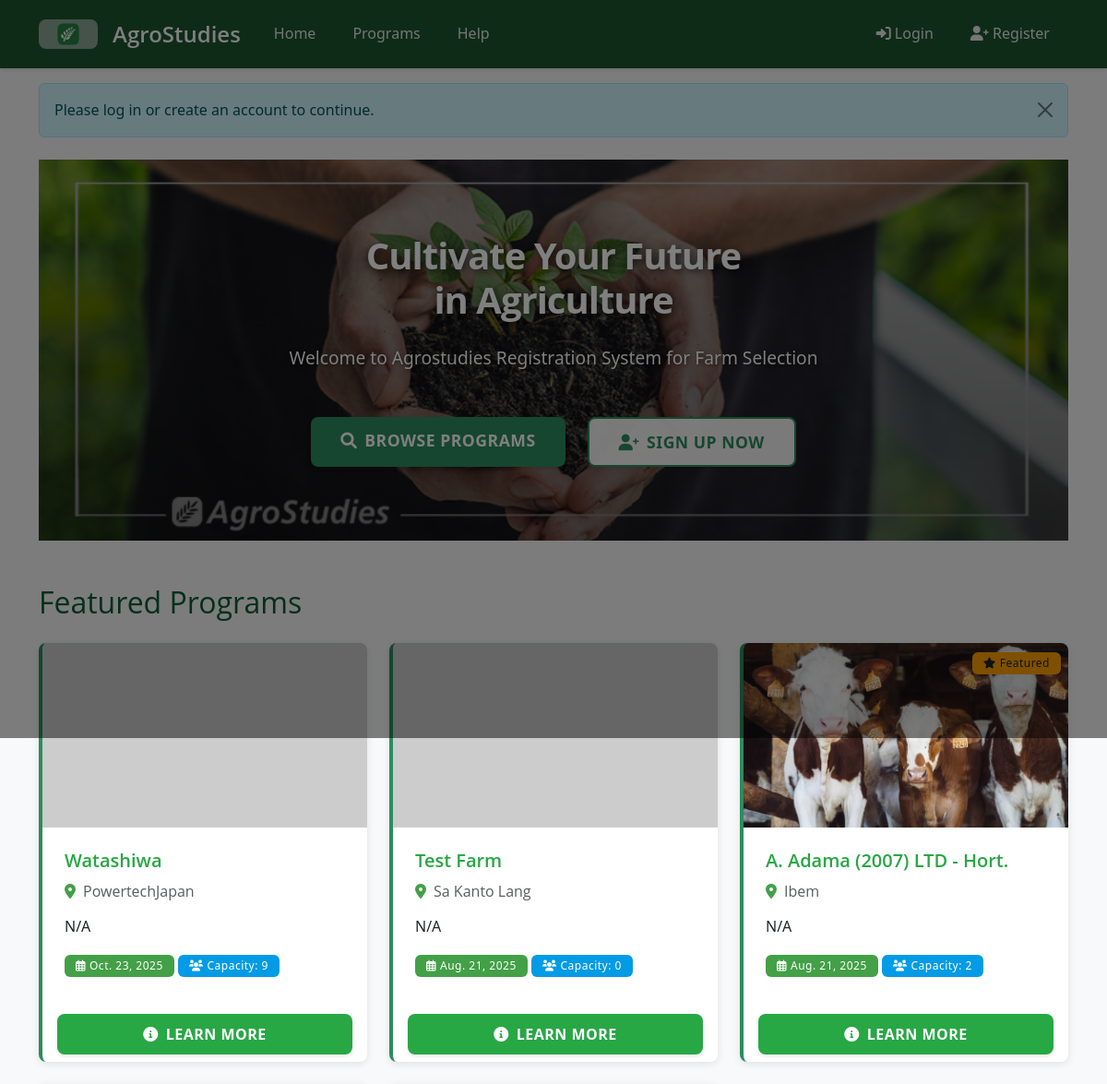
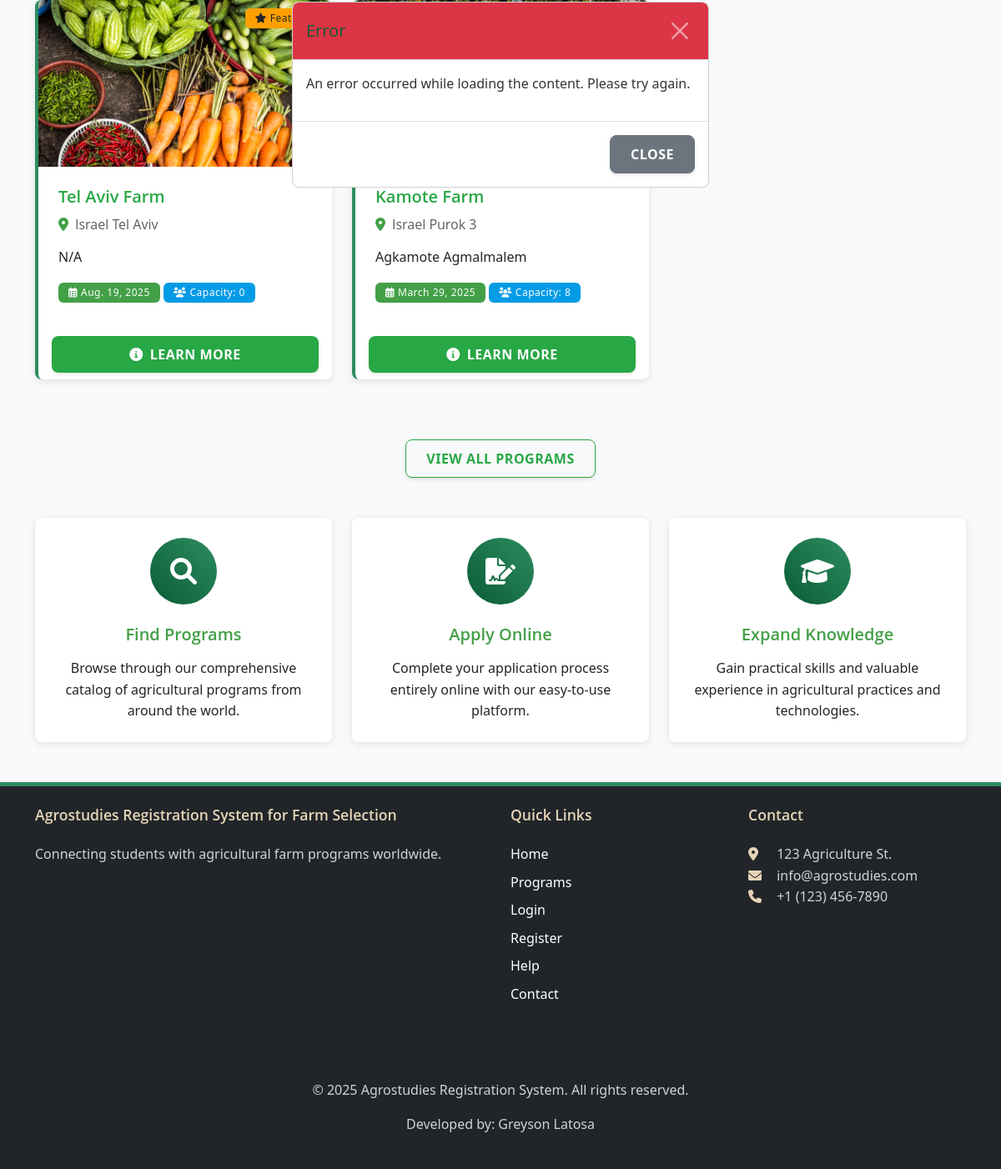
/auth-required/, run on the app's committed database (2 pictures, top to bottom).
### core/models.py (models this page shows, shortened)
class AgricultureProgram(models.Model):
    title = models.CharField(max_length=200)
    description = models.TextField()
    start_date = models.DateField()
    country = models.CharField(max_length=100, help_text='Country where the program is located')
    location = models.CharField(max_length=100, help_text='Specific location within the country')
    capacity = models.PositiveIntegerField()
    registration_deadline = models.DateTimeField(blank=True, null=True,
        help_text='Deadline for program registration. If not set, registration will be open until start date.')
    image = models.ImageField(upload_to='program_images/', blank=True, null=True, help_text='Program/Farm image')
    is_featured = models.BooleanField(default=False, help_text='Display on landing page as featured program')
    created_at = models.DateTimeField(auto_now_add=True)
    updated_at = models.DateTimeField(auto_now=True)
    GENDER_REQUIREMENT_CHOICES = [
        ('Any', 'Any'),
        ('Male', 'Male Only'),
        ('Female', 'Female Only'),
    ]
    required_gender = models.CharField(max_length=10, choices=GENDER_REQUIREMENT_CHOICES, default='Any')
    requires_license = models.BooleanField(default=False, verbose_name="Requires International Driver's License")
    def get_image_url(self):
        if self.image:
            return self.image.url
        import os
        from django.conf import settings
        placeholders = {
            'Israel': 'israel-farm.jpg',
            'Japan': 'japan-farm.jpg',
            'Australia': 'australia-farm.jpg',
            'New Zealand': 'newzealand-farm.jpg',
        }
        placeholder_file = placeholders.get(self.location, 'default-farm.jpg')
        placeholder_path = os.path.join(settings.STATIC_ROOT or 'static', 'images', 'placeholders', placeholder_file)
        if os.path.exists(placeholder_path):
            return f'/static/images/placeholders/{placeholder_file}'
        else:
            location_text = self.location.replace(' ', '+')
            return f'https://placehold.co/800x400/228B22/FFFFFF/png?text={location_text}+Farm'
    class Meta:
        ordering = ['-is_featured', '-created_at']

### core/views.py (the view)
# urls.py: path('auth-required/', views.auth_required, name='auth_required'),
def auth_required(request):
    if request.user.is_authenticated:
        return redirect('profile')
    messages.info(request, 'Please log in or create an account to continue.')
    programs = AgricultureProgram.objects.all().order_by('-start_date')[:5]
    return render(request, 'index.html', { 'programs': programs, 'auto_open_modal': 'login' })

### core/context_processors.py (called while the page is built)
def notification_count(request):
    if request.user.is_authenticated:
        unread_count = Notification.objects.filter(user=request.user, read=False).count()
        return {
            'unread_notifications_count': unread_count
        }
    return {
        'unread_notifications_count': 0
    }

### templates/index.html (shortened to what this page needs)
{% extends 'base.html' %}
{% block content %}
<div class="position-relative mb-4 hero-section">
    <img src="/static/images/agrostudies.png" class="w-100 hero-image" alt="Agrostudies PNG Image" style="max-height: 600px; object-fit: cover;">
    <div class="position-absolute d-flex align-items-center justify-content-center" style="top: 0; left: 0; right: 0; bottom: 0; background: linear-gradient(rgba(0,0,0,0.3), rgba(0,0,0,0.5));">
        <div class="text-center px-3 px-md-4">
            <h1 class="hero-title fw-bold text-white mb-3 mb-md-4">
                Cultivate Your Future <br class="d-none d-md-inline">in Agriculture
            </h1>
            <p class="hero-subtitle lead text-white fw-normal mx-auto mb-4 mb-md-5">
                Welcome to Agrostudies Registration System for Farm Selection
            </p>
            <div class="d-flex flex-column flex-md-row justify-content-center gap-3 gap-md-4">
                <a class="btn btn-success btn-lg hero-button" href="{% url 'program_list' %}" role="button">
                    <i class="fas fa-search me-2"></i>BROWSE PROGRAMS
                </a>
                {% if not user.is_authenticated %}
                <a class="btn btn-light btn-lg hero-button" href="#" id="registerModalLink" data-bs-toggle="modal" data-bs-target="#registerModal" role="button">
                    <i class="fas fa-user-plus me-2"></i>SIGN UP NOW
                </a>
                {% endif %}
            </div>
        </div>
    </div>
</div>
<div class="row mt-5">
    <div class="col-md-12">
        <h2 class="mb-4 scroll-animate">Featured Programs</h2>
    </div>
</div>
<div class="row">
    {% for program in programs %}
    <div class="col-md-4 mb-4">
        <div class="program-card card h-100 scroll-animate">
            {% if program.is_featured %}
            <div class="position-absolute top-0 end-0 m-2">
                <span class="badge bg-warning text-dark">
                    <i class="fas fa-star me-1"></i>Featured
                </span>
            </div>
            {% endif %}
            <img src="{{ program.get_image_url }}" class="card-img-top" alt="{{ program.title }}" style="height: 200px; object-fit: cover;">
            <div class="card-body">
                <h5 class="card-title">{{ program.title }}</h5>
                <h6 class="card-subtitle mb-3 text-muted">
                    <i class="fas fa-map-marker-alt text-success me-2"></i>{{ program.location }}
                </h6>
                <p class="card-text">
                    {{ program.description|truncatewords:20 }}
                </p>
                <div class="mb-2">
                    <span class="badge bg-success">
                        <i class="far fa-calendar-alt me-1"></i>{{ program.start_date }}
                    </span>
                    <span class="badge bg-info">
                        <i class="fas fa-users me-1"></i>Capacity: {{ program.capacity }}
                    </span>
                </div>
            </div>
            <div class="card-footer bg-transparent border-0">
                <a href="{% url 'program_detail' program.id %}" class="btn btn-primary w-100">
                    <i class="fas fa-info-circle me-2"></i>Learn More
                </a>
            </div>
        </div>
    </div>
    {% empty %}
    <div class="col-12">
        <div class="alert alert-info">
            No programs available at the moment. Please check back later.
        </div>
    </div>
    {% endfor %}
</div>
<div class="row mt-5">
    <div class="col-md-12 text-center">
        <a href="{% url 'program_list' %}" class="btn btn-outline-primary">
            View All Programs
        </a>
    </div>
</div>
<div class="row mt-5">
    <div class="col-md-4">
        <div class="card text-center h-100 feature-card">
            <div class="card-body">
                <div class="icon-circle mb-4">
                    <i class="fas fa-search fa-2x text-white"></i>
                </div>
                <h5 class="card-title text-success">Find Programs</h5>
                <p class="card-text">
                    Browse through our comprehensive catalog of agricultural programs from around the world.
                </p>
            </div>
        </div>
    </div>
    <div class="col-md-4">
        <div class="card text-center h-100 feature-card">
            <div class="card-body">
                <div class="icon-circle mb-4">
                    <i class="fas fa-file-signature fa-2x text-white"></i>
                </div>
                <h5 class="card-title text-success">Apply Online</h5>
                <p class="card-text">
                    Complete your application process entirely online with our easy-to-use platform.
                </p>
            </div>
        </div>
    </div>
    <div class="col-md-4">
        <div class="card text-center h-100 feature-card">
            <div class="card-body">
                <div class="icon-circle mb-4">
                    <i class="fas fa-graduation-cap fa-2x text-white"></i>
                </div>
                <h5 class="card-title text-success">Expand Knowledge</h5>
                <p class="card-text">
                    Gain practical skills and valuable experience in agricultural practices and technologies.
                </p>
            </div>
        </div>
    </div>
</div>
{% endblock %}

### static/css/theme.css (style rules this page uses)
:root { --ag-green-dark: #0A5C36; --ag-green: #2D8C5F; --ag-brown: #8C6954; --ag-beige: #F9F7F4; --ag-wheat: #E6D5B8; --ag-sage: #89B899; --ag-clay: #B6857A; --ag-success: #43A047; --ag-warning: #FFA000; --ag-danger: #E57373; --ag-info: #039BE5; --ag-font-primary: 'Open Sans', system-ui, -apple-system, sans-serif; --ag-font-headers: 'Montserrat', var(--ag-font-primary); }
body { font-family: var(--ag-font-primary); background-color: var(--ag-beige); color: #333; line-height: 1.6; }
.lead { font-weight: 300; line-height: 1.6; }
.btn { border-radius: 8px; transition: all 0.3s ease; font-weight: 600; letter-spacing: 0.5px; text-transform: uppercase; box-shadow: 0 2px 4px rgba(0, 0, 0, 0.1); padding: 0.625rem 1.5rem; }
.btn-success { background: var(--ag-green); border: none; color: white; }
.btn-light { background: rgba(255, 255, 255, 0.95); border: 2px solid var(--ag-green); color: var(--ag-green); }
h1, h2, h3, h4, h5, h6 { font-family: var(--ag-font-headers); color: var(--ag-green-dark); }
.card { background-color: #fff; border: none; border-radius: 16px; box-shadow: 0 4px 6px rgba(0,0,0,0.05); transition: all 0.3s ease; overflow: hidden; }
.card-body { padding: 1.5rem; }
.card-title { color: var(--ag-green-dark); font-weight: 600; margin-bottom: 1rem; }
.card-subtitle { color: var(--ag-brown); font-weight: 500; }
.btn-primary { background-color: var(--ag-green); border: none; color: white; }
.badge { padding: 0.5em 1em; font-weight: 500; letter-spacing: 0.5px; }
.badge.bg-success { background-color: var(--ag-success) !important; }
.badge.bg-info { background-color: var(--ag-info) !important; }
.badge.bg-warning { background-color: var(--ag-warning) !important; color: #fff; }
.text-success { color: var(--ag-success) !important; }
.btn-success, .btn-outline-success { padding: 0.8rem 2rem; font-weight: 600; text-transform: uppercase; letter-spacing: 0.5px; transition: all 0.3s ease; }
.program-card { border-left: 4px solid var(--ag-green); transition: transform 0.3s ease; }
.program-card .card-img-top { height: 200px; object-fit: cover; }
.feature-card { border: none; transition: transform 0.3s ease, box-shadow 0.3s ease; border-radius: 15px; overflow: hidden; }
.icon-circle { width: 80px; height: 80px; background: linear-gradient(45deg, var(--ag-green-dark), var(--ag-green)); border-radius: 50%; display: flex; align-items: center; justify-content: center; margin: 0 auto; }
.icon-circle i { font-size: 2rem; }

### static/css/main.css (style rules this page uses)
body { font-family: 'Segoe UI', Tahoma, Geneva, Verdana, sans-serif; background-color: #f8f9fa; color: #333; }
a { color: #28a745; text-decoration: none; }
.btn-primary { background-color: #28a745; border-color: #28a745; }
.btn-outline-primary { color: #28a745; border-color: #28a745; }
.card { border-radius: 8px; box-shadow: 0 2px 8px rgba(0,0,0,0.1); transition: transform 0.3s ease; }
.card-title { color: #28a745; }

### templates/index.html (style rules this page uses)
.hero-section { min-height: 400px; }
.hero-title { font-size: 2.5rem; text-shadow: 2px 2px 8px rgba(0,0,0,0.7); letter-spacing: -1px; line-height: 1.2; }
.hero-subtitle { font-size: 1.2rem; text-shadow: 1px 1px 4px rgba(0,0,0,0.6); max-width: 800px; }
.hero-button { font-size: 1.1rem; padding: 0.75rem 2rem; min-width: 200px; }
@media (min-width: 768px) { .scroll-animate { opacity: 1; transform: none; } }

### data on the page
AgricultureProgram: title "Watashiwa", location "PowertechJapan", description "N/A", start_date "Oct. 23, 2025", capacity "9"
AgricultureProgram: title "Test Farm", location "Sa Kanto Lang", description "N/A", start_date "Aug. 21, 2025", capacity "0"
AgricultureProgram: is_featured True (drawn), get_image_url (picture), title "A. Adama (2007) LTD - Hort.", location "Ibem", description "N/A", start_date "Aug. 21, 2025", capacity "2"
AgricultureProgram: is_featured True (drawn), get_image_url (picture), title "Tel Aviv Farm", location "Israel Tel Aviv", description "N/A", start_date "Aug. 19, 2025", capacity "0"
AgricultureProgram: title "Kamote Farm", location "Israel Purok 3", description "Agkamote Agmalmalem", start_date "March 29, 2025", capacity "8"

### other printed values
{{ message }} "Please log in or create an account to continue."
